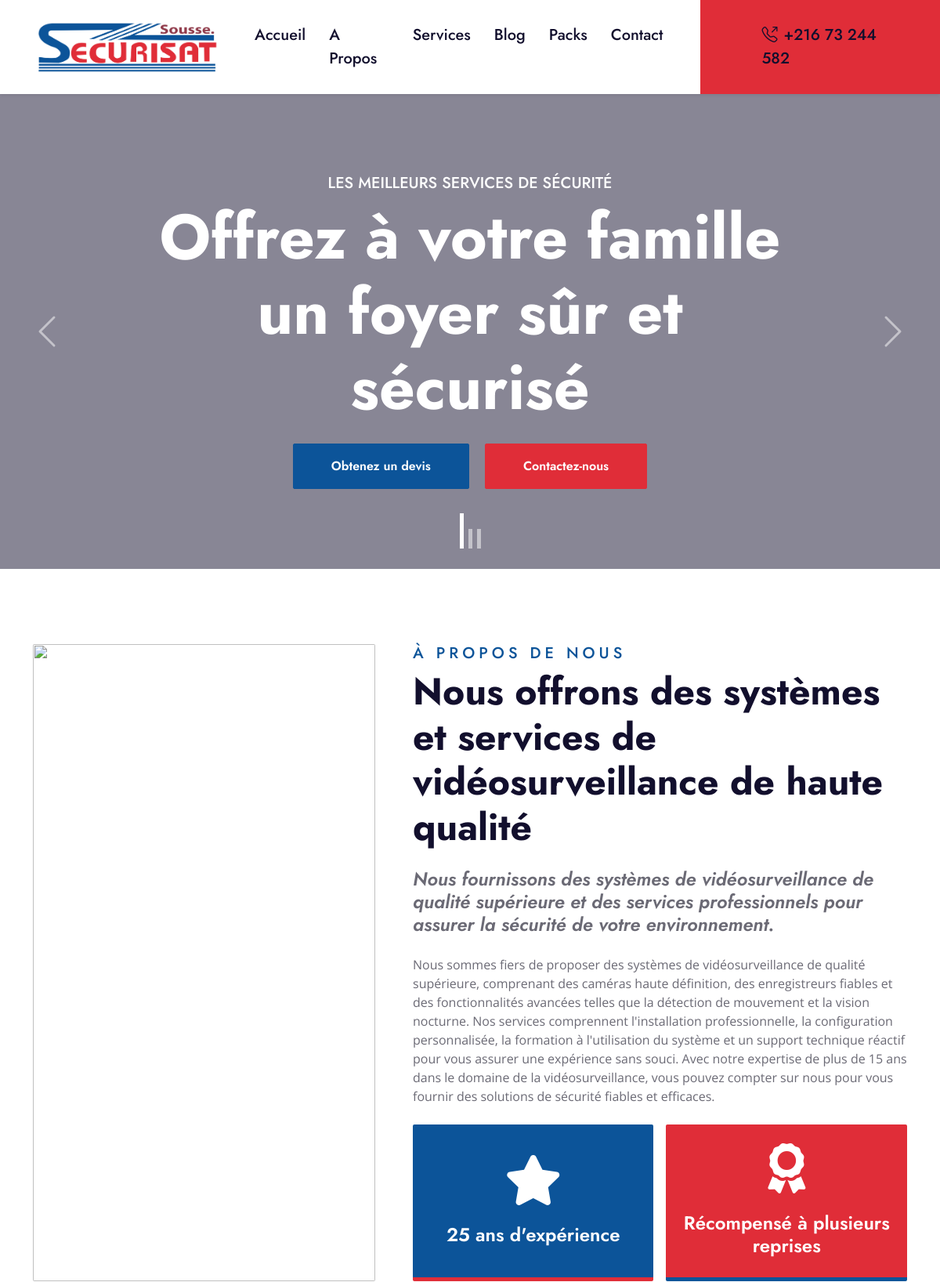
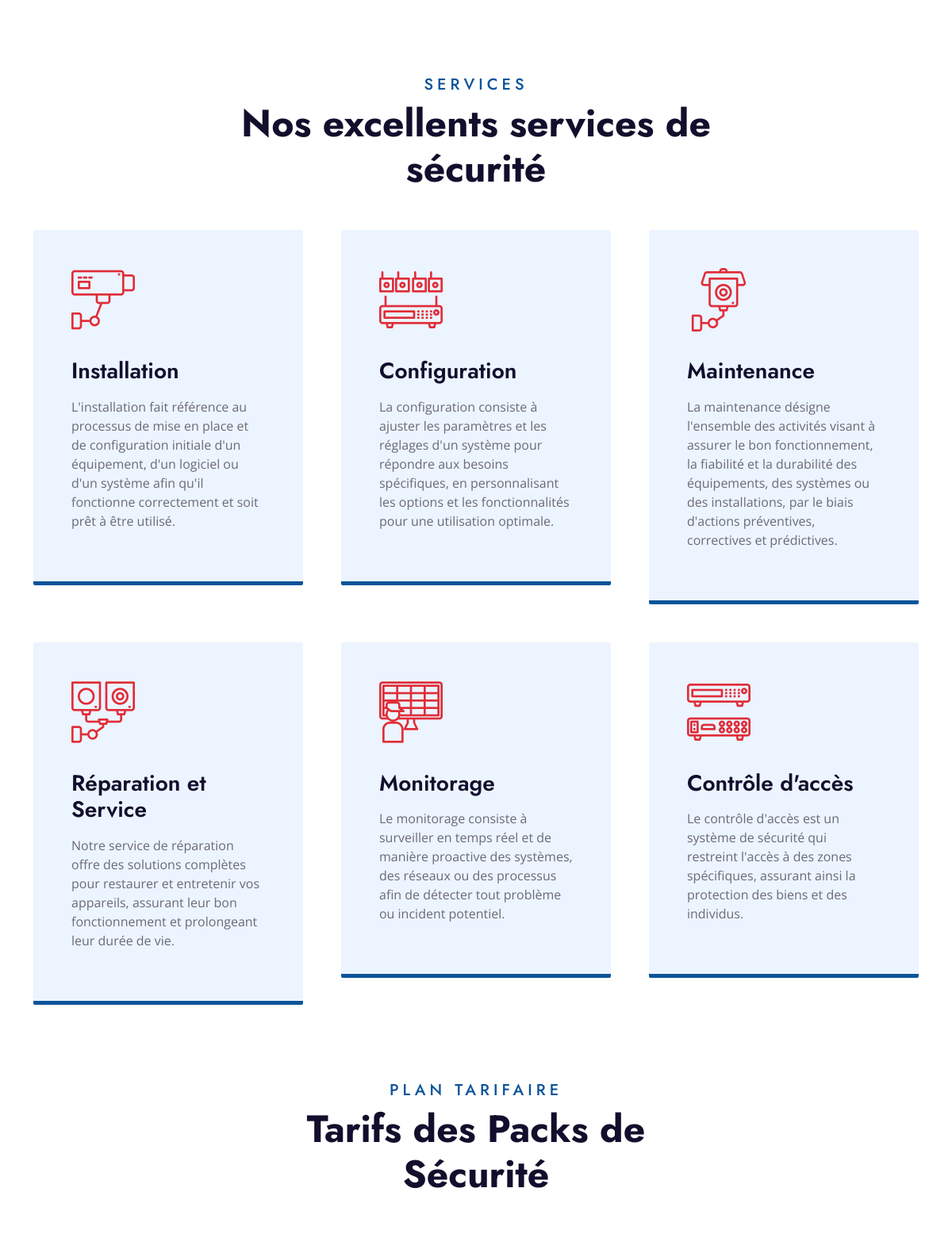
The page / (upper part) on the database its author committed (2 pictures, top to bottom).
### tables this page shows
CREATE TABLE `services` (
  `id` int(11) NOT NULL,
  `icon` varchar(255) NOT NULL,
  `name` varchar(50) NOT NULL,
  `description` text NOT NULL
);

### includes/routes.php (called while the page is built, shortened)
<?php
$DatabaseController = new DatabaseController();
$db = $DatabaseController->getConnectionDB() ;
require_once 'admin/controllers/serviceController.php' ;
$ServiceController = new ServiceController($db);

### admin/controllers/serviceController.php (called while the page is built, shortened)
<?php
class ServiceController
{
    private $db;
    public function __construct($db)
    {
        $this->db = $db;
    }
    public function read()
    {
        $table = array();
        $query = mysqli_query($this->db, "SELECT * FROM `services`");
        while ($result = mysqli_fetch_array($query)) {$table[] = $result;}
        return $table;
    }
}

### includes/pricing.php (the view, shortened to what this page needs)
<div class="container-fluid py-5 wow fadeInUp" data-wow-delay="0.1s" style="margin-bottom: 75px;">
    <div class="container">
        <div class="text-center mx-auto mb-5" style="max-width: 600px;">
            <h5 class="text-primary text-uppercase" style="letter-spacing: 5px;">Plan Tarifaire</h5>
            <h1 class="display-5 mb-0">Tarifs des Packs de Sécurité</h1>
        </div>
        <div class="row g-5">
        </div>
    </div>
</div>

### includes/services.php (shortened to what this page needs)
<div class="container-fluid py-5 wow fadeInUp" data-wow-delay="0.1s">
    <div class="container">
        <div class="text-center mx-auto mb-5" style="max-width: 600px;">
            <h5 class="text-primary text-uppercase" style="letter-spacing: 5px;">Services</h5>
            <h1 class="display-5 mb-0">Nos excellents services de sécurité</h1>
        </div>
        <div class="row g-5"><?php
        $AllServices = $ServiceController->read();
        if (!empty($AllServices)) {
            foreach ($AllServices as $i => $Service) :
        ?>
            <div class="col-lg-4 col-md-6 wow zoomIn" data-wow-delay="0.6s">
                <div class="service-item bg-light border-bottom border-5 border-primary rounded">
                    <div class="position-relative p-5">
                        <i class="flaticon-<?= $Service['icon'] ; ?> d-block display-1 fw-normal text-secondary mb-3"></i>
                        <h3 class="mb-3"><?= $Service['name'] ; ?></h3>
                        <p><?= $Service['description'] ; ?></p>
                    </div>
                </div>
            </div>
            <?php endforeach;
        } ?>
        </div>
    </div>
</div>

### css/style.css (style rules this page uses)
:root { --primary: #0c5499; --secondary: #e02d38; --light: #ECF4FF; --dark: #120F2D; }
[class^=flaticon-]:before, [class*=" flaticon-"]:before, [class^=flaticon-]:after, [class*=" flaticon-"]:after { font-size: inherit; margin-left: 0; }
h1, h2, .font-weight-bold { font-weight: 700 !important; }
h3, h4, .font-weight-semi-bold { font-weight: 600 !important; }
h5, h6, .font-weight-medium { font-weight: 500 !important; }
.service-item div { z-index: 1; }
.service-item div::after { position: absolute; content: ""; width: 0; height: 100%; top: 0; left: 0; border-radius: 2px 2px 0 0; transition: .5s; z-index: -1; }
.service-item * { transition: .5s; }

### rows shown on the page
services: name "Installation", description "L'installation fait référence au processus de mise en place et de configuration initiale d'un équipement, d'un logiciel ou d'un système afin qu'il fonctionne correctement et soit prêt à être utilisé."
services: name "Configuration", description "La configuration consiste à ajuster les paramètres et les réglages d'un système pour répondre aux besoins spécifiques, en personnalisant les options et les fonctionnalités pour une utilisation optimale."
services: name "Maintenance", description "La maintenance désigne l'ensemble des activités visant à assurer le bon fonctionnement, la fiabilité et la durabilité des équipements, des systèmes ou des installations, par le biais d'actions préventives, correctives et prédictives."
services: name "Réparation et Service", description "Notre service de réparation offre des solutions complètes pour restaurer et entretenir vos appareils, assurant leur bon fonctionnement et prolongeant leur durée de vie."
services: name "Monitorage", description "Le monitorage consiste à surveiller en temps réel et de manière proactive des systèmes, des réseaux ou des processus afin de détecter tout problème ou incident potentiel."
services: name "Contrôle d'accès", description "Le contrôle d'accès est un système de sécurité qui restreint l'accès à des zones spécifiques, assurant ainsi la protection des biens et des individus."
